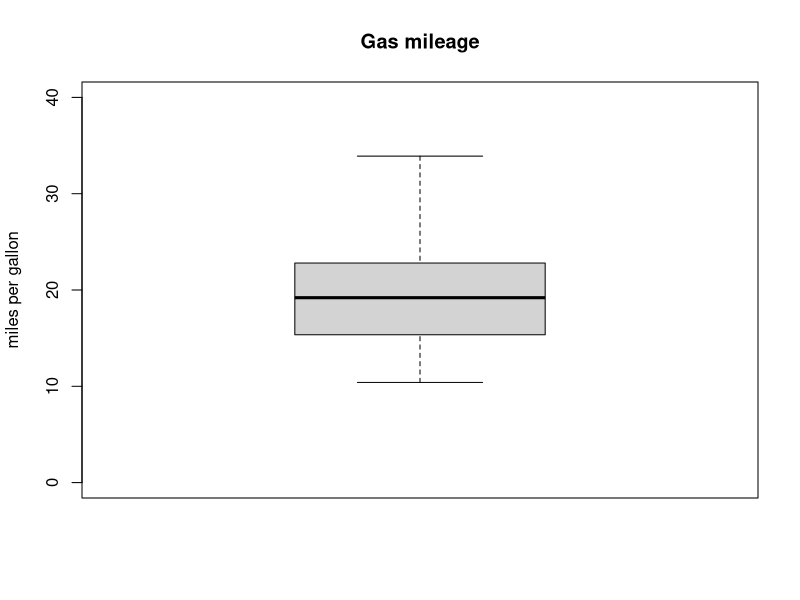
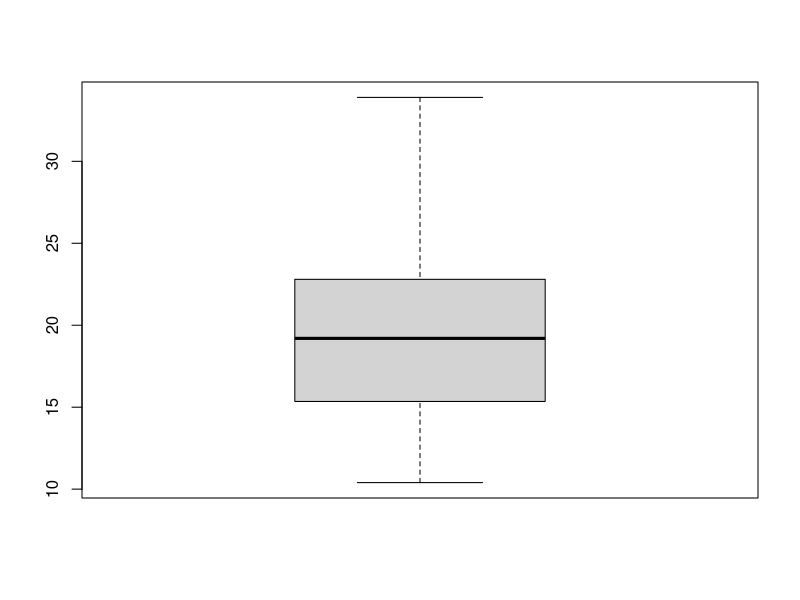
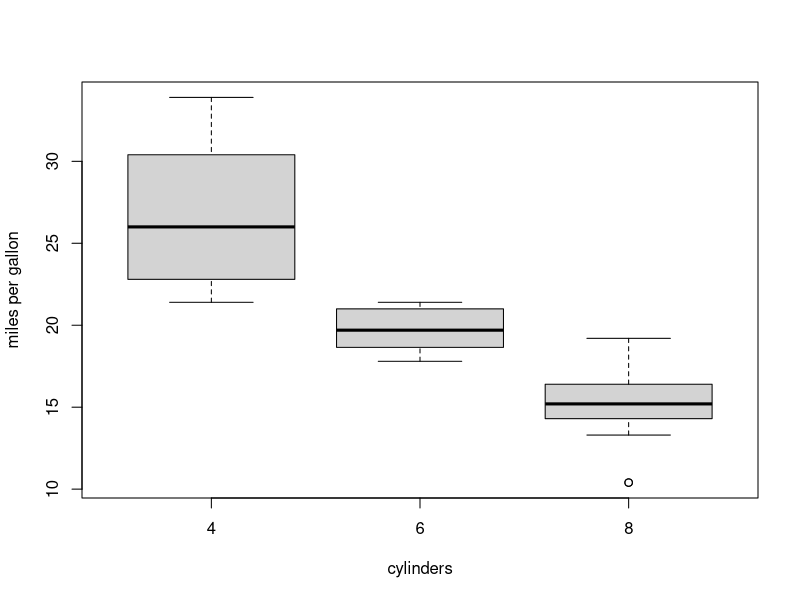
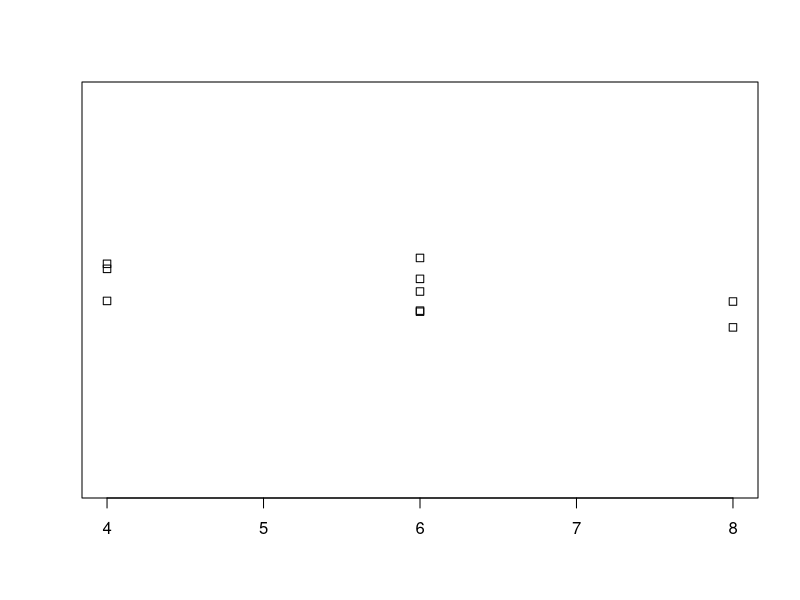
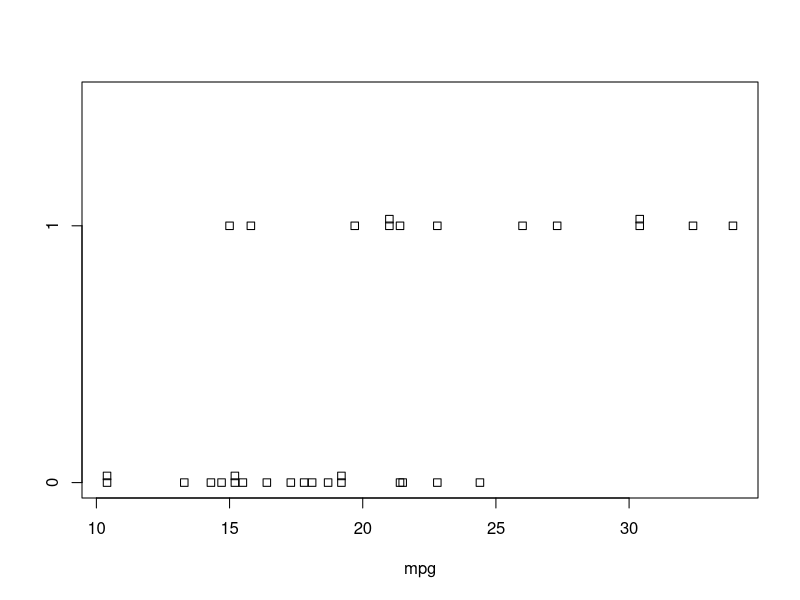
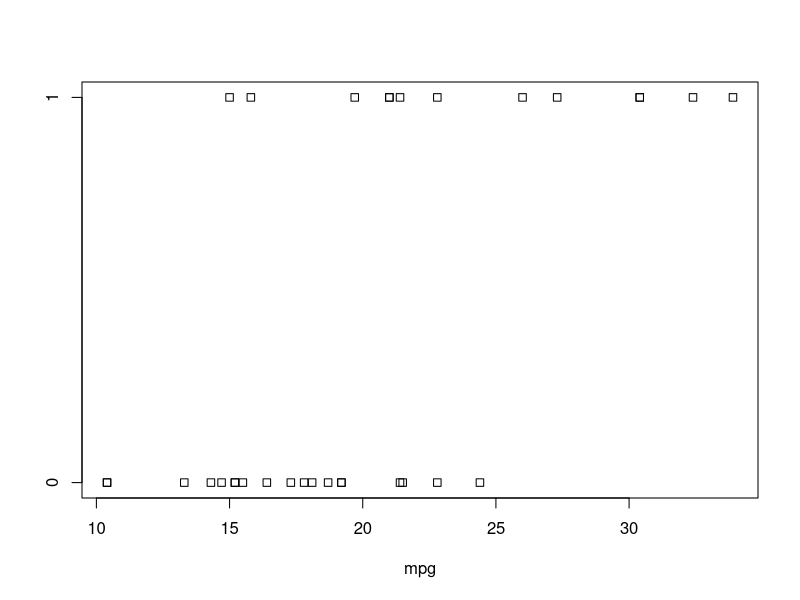
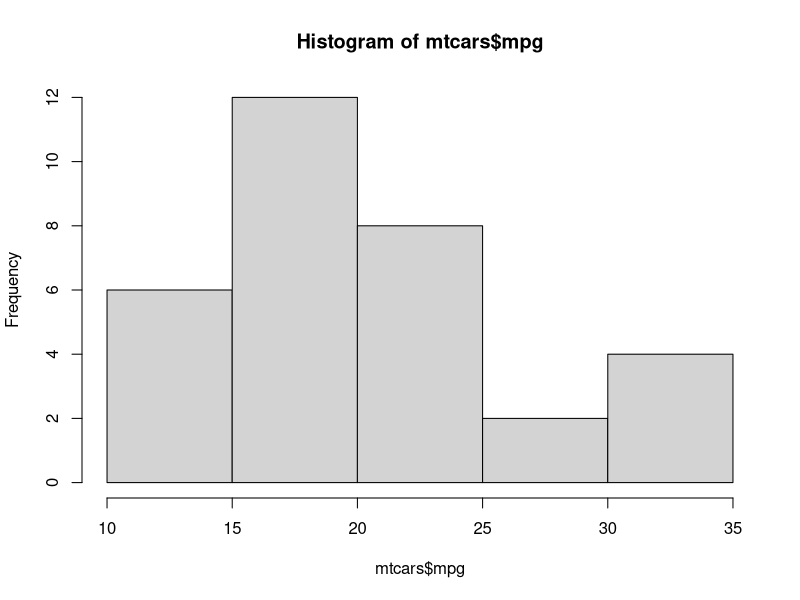
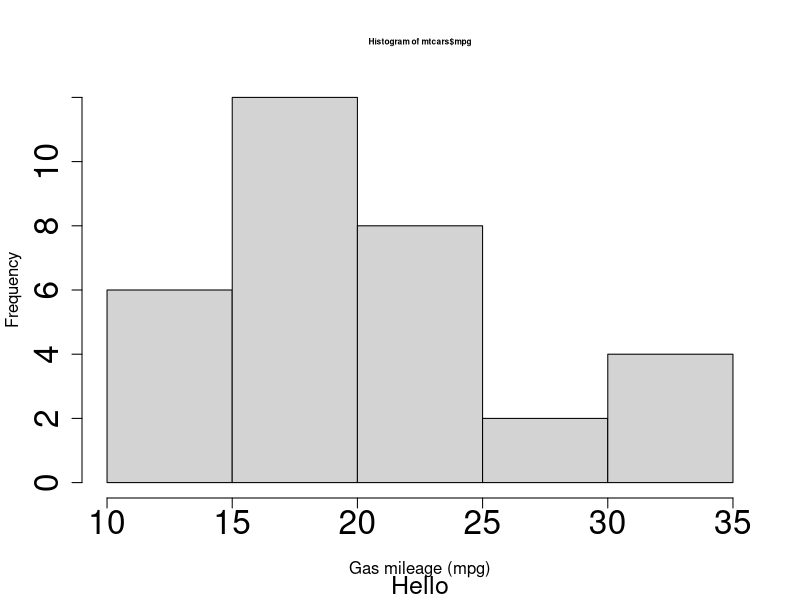

These figures' R source, in order: (Note: this script raises an error after producing the figures.)
rm(list = ls()) # initialization



###########################Base Graphics############################
# Using Base R. Don't need to install any extra package


##########################common parameters#########################

?par # general help
     # a large group of parameters to describe a graph
     # https://www.statmethods.net/advgraphs/parameters.html
     # https://www.statmethods.net/advgraphs/axes.html

# main, sub:    main title, subtitle
# xlab, ylab:   x or y-axis labels

# xlim, ylim:   x or y-axis limits

# cex (symbols), cex.axis, cex.lab, cex.main, cex.sub: character expansion (relative to 1)


# pch:  plotting character
?points # more detailed help for pch
        # https://www.statmethods.net/advgraphs/parameters.html


# formula:      y ~ model
# data:         a data frame



############################numeric data############################

head(mtcars)

# boxplot(x) makes a boxplot from vector x.
boxplot(mtcars$mpg, main = "Gas mileage", ylab = "miles per gallon", ylim = c(0,40)) # a boxplot
boxplot(mtcars$mpg)

# boxplot(x ~ g) groups by factor g.
boxplot(mpg ~ factor(cyl), data = mtcars, xlab = "cylinders", ylab = "miles per gallon") # several boxplots by factors


# stripchart(x, method = "overplot") makes a dot plot of x (better than boxplot for small sample).
stripchart(mtcars$cyl[1:10], method = "jitter")

# stripchart(): dot plot, good for small sample.
stripchart(mpg ~ factor(am), data = mtcars, method = "stack")
stripchart(mpg ~ factor(am), data = mtcars) #method = "overplot" by default


# hist(x, breaks="Sturges", freq=NULL) makes a histogram from x,
# where breaks is a vector of bin boundaries (or, as in the default "Sturges", the name of a bin algorithm)
# and freq = FALSE gives density histogram instead of frequency.
hist(mtcars$mpg)
hist(mtcars$mpg, xlab = "Gas mileage (mpg)", sub = "Hello", cex.axis = 2, cex.main = .5, cex.sub = 1.5)

hist(mtcars$mpg) # default breaks is preferred!
hist(mtcars$mpg, breaks = seq(10, 35, by = 0.1)) # too pricky
hist(mtcars$mpg, breaks = seq(10, 35, length.out = 4)) # too bulky
# Conclusion: Usually, let R choose the breaks for you automatically. 

hist(mtcars$mpg, freq = F) # density histogram, not frequency histogram


# plot(x, y) makes a scatterplot from vectors x and y
x = 1:5; y = 2 * x; plot(x, y)
plot(x, y, xlim = c(0, 10), ylim = c(0, 10)) # change the scale of x & y-axis


# points(x, y) adds points to a plot
# lines(x, y) adds line segments
# ONLY adding, not openning a new plot
dev.off() # clear all the plots
points(x, x, pch = 15) # error messages! Why?

plot(x, y, xlim = c(0,10), ylim = c(0,10)) # open and draw a plot
points(x, x, pch = 15) # add a line
?points # pch = 15 means solid squares
lines(x = c(1, 3, 5, 7, 9), 
      y = c(8, 1, 4, 1, 8), col = "red") # color is red


# plot(density(x))
# KDE (Kernel Density Estimation), a usually better estimate of pdf than the histogram
# For more details, check https://en.wikipedia.org/wiki/Kernel_density_estimation
plot(density(mtcars$mpg)) # draw a KDE
rug(mtcars$mpg) # add the data points

d <- density(mtcars$mpg)
str(d)


# pairs(x) makes a matrix of scatterplots of pairs of columns of data frame x
pairs(mtcars) # check the pairwise relationship of mtcars


# curve(expr, from=NULL, to=NULL, n=101, add=FALSE, type="l") draws a curve of expr over [from, to] 
curve(expr = x*sin(1/x), from = -pi/6, to = pi/6, n = 200) # n = 200 is good
curve(expr = x*sin(1/x), from = -pi/6, to = pi/6, n = 10)  # n = 10 is too low and the graph is incorrect

curve(expr = x*sin(1/x), from = -pi/6, to = pi/6, n = 200)
curve(expr = x*1, add = TRUE, col = "red") # add = TRUE means adding to existing plot
curve(expr = x*(-1), add = TRUE, col = "red") # a good example in Calculus I to illustrate the squeeze theorem of limits


###############################legends##############################

# legend(x, y, legend, col=par("col"), lty, pch) makes a legend at (x, y)
?legend
# x, y:      location
# legend:    label
# col:       color
# lty:       line type
# pch:       plotting character
?par # more detailed help for general parameters like lty

legend("top", legend = c("x*sin(1/x)", "x"), col = c("black", "red"), lty = c(1, 1))


###############math expressions in titles and labels################

# expression(...) makes a math expression in R (not very beautiful)
# not in R markdown, where you need to use LaTeX!
?plotmath # search frac
demo(plotmath) # more useful
# How to embed LaTeX in R plot? (for advanced students)
# Check https://stackoverflow.com/questions/1395105/getting-latex-into-r-plots

curve(expr = x*sin(1/x), from = -pi/6, to = pi/6, n = 200)
curve(expr = x*1, add = TRUE, col = "red") # add = TRUE means adding to existing plot
curve(expr = x*(-1), add = TRUE, col = "red") # a good example in Calculus I to illustrate the squeeze theorem of limits
legend("top", legend = c(expression(x * sin(frac(1, x))), "x"), col = c("black", "red"), lty = c(1, 1))
# If there is some proportional issues, zoom the plot first
# Or, use cex.****



##########################categorical data##########################

# barplot(height, names.arg = NULL) makes a barplot of the counts in height, with (optional) bar labels in names.arg
# A barplot is not a histogram!
# check http://stattrek.com/statistics/charts/histogram.aspx?Tutorial=AP
mtcars$cyl
counts = table(mtcars$cyl); counts
barplot(counts)
barplot(mtcars$cyl) # wrong without counting first!
hist(mtcars$cyl) # compare histogram with barplot

barplot(counts, names.arg = c("four", "six", "eight"))
barplot(counts, names.arg = c("four", "six", "eight"), cex.names = 0.8)

# mosaicplot(x) makes a mosaic plot from a table of counts from table()
counts = table(mtcars$cyl, mtcars$gear); counts
mosaicplot(counts) # kind of transposed, compared with the contingency table
                   # no explicit intersection counts



##########################multiple figures##########################
######################by using a layout matrix######################

# matrix(data, nrow, ncol, byrow = FALSE) fills an nrow ? ncol matrix by column from data
m = matrix(data = c(1, 0, 2, 
                    3, 3, 3), nrow = 2, ncol = 3, byrow = TRUE); m
matrix(data = c(1, 0, 2, 3, 3, 3), nrow = 2, ncol = 3)
# see the relationship among vector, list and data frame at
# https://www.programcreek.com/2014/01/vector-array-list-and-data-frame-in-r/

# layout
layout(m)
layout.show(layout(m)) #only for demo/test, it should be commented out finally

# another layout
nf <- layout(matrix(c(2, 2, 2, 0, 
                      1, 1, 1, 3, 
                      1, 1, 1, 3, 
                      1, 1, 1, 3), 4, 4, byrow = TRUE))
layout.show(nf)

# draw multiple figures with a layout matrix

# make your Plots panel large enough
# Otherwise, you might get the error message:
# Error in plot.new() : figure margins too large

hist(mtcars$mpg) # 1st plot: (frequency) histogram alone
plot(density(mtcars$mpg)) # 2nd plot: density plot alone
rug(mtcars$mpg) # add a rug of data points to (2nd plot) density plot
hist(mtcars$mpg, freq = FALSE) # 3rd plot: density histogram
lines(density(mtcars$mpg)) # add density plot to (3rd plot) histogram
rug(mtcars$mpg) # add a rug of data points

# layout persists!

# reset the layout
layout(matrix(data = 1, nrow = 1, ncol = 1))
layout(1) # same


##################write graphical output to a file##################

# step 1. Open a graphical output file with
# pdf("file.pdf"): file.*** is your destination filename
# png("file.png")
# jpeg("file.jpg")
# bmp("file.bmp")
# postscript("file.ps")
# tiff("file.tif")
pdf("junk.pdf")

# step 2. Make graph
x = rnorm(100)
plot(density(x))

# step 3. Close the file with
dev.off()

# open junk.pdf to check the graph.



#################################HW3################################

# Download hw3.Rmd
# Double check its suffix after saving it into your working directory
# The suffix MUST be .Rmd, instead of .rmd!

# Read the comments carefully
# Then, fill in all the blanks as required

# please surround your English text with doubled asterisks (`**...**`)
# to highlight them. Then, it is easy for our grader to find your text.

# You can try to knit your .Rmd file into .html file to double check
# your output. Then, just submit your .Rmd file. We will generate
# your .html from your submission.



############################Summary#################################

# Know how to use R Markdown (as well as LaTeX) for HW3 and HW4.

# How to plot a graph is a very important technique.

# Plotting looks like complicated. You'd better learn it with some examples. Also, try it yourself.

# Go over some statistics to improve the understanding of all kinds of plots. 